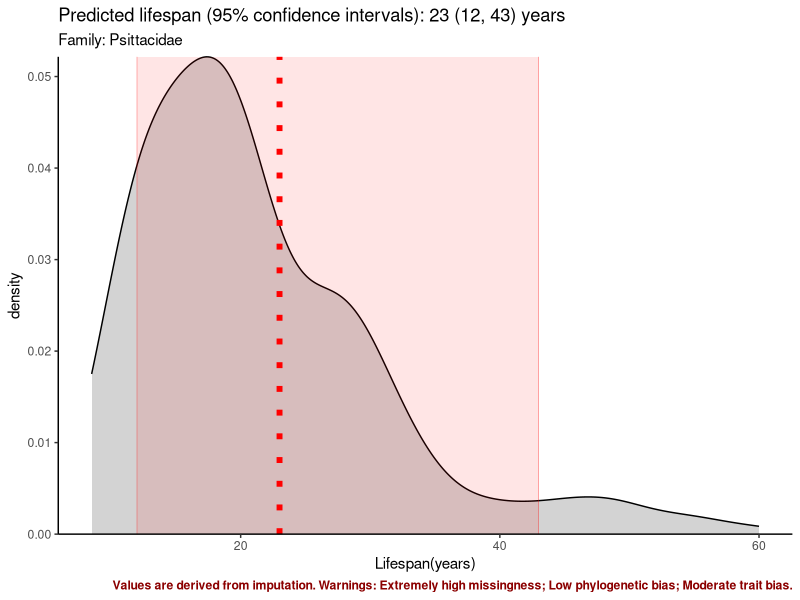
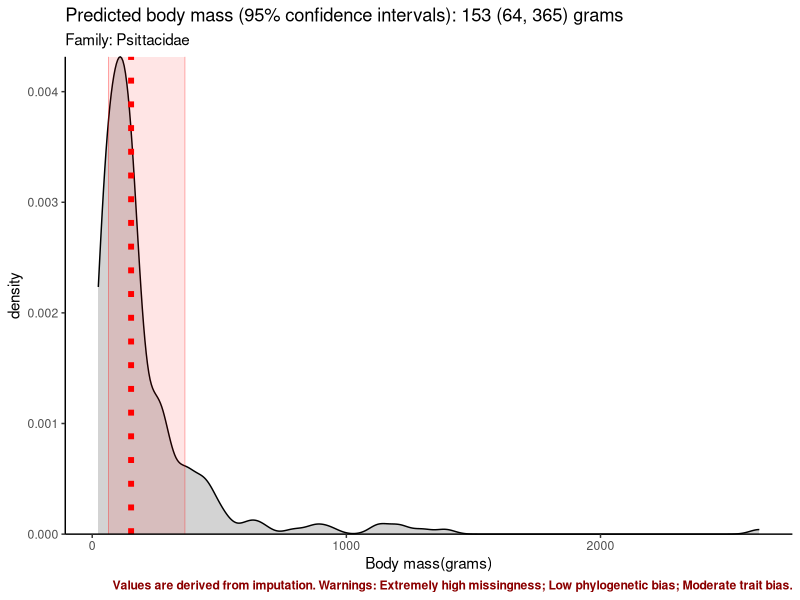

Write R code to recreate these figures, in order.
#Load packages
library(dplyr)
library(ggplot2)

ImputedValues = read.csv("ImputedData.csv")
ImputationReport = read.csv("ImputationReport.csv")

#Assign X
X = ImputedValues$Species[151]
  TempData = ImputedValues[ImputedValues$Species == X,]
  FamilyGroup = TempData$Family
  
  #Lifespan first
  if(grepl("Imputed",TempData$LifespanStatus)){
    MeanLine = round(10^TempData$Lifespan_Years)
    LowerCI = round(10^TempData$LowerCI_Lifespan_Years)
    UpperCI = round(10^TempData$UpperCI_Lifespan_Years)
    ggplot(ImputedValues[ImputedValues$Family == FamilyGroup,]) +
      geom_density(aes(x = 10^(Lifespan_Years)), fill = "light grey") +
      geom_vline(xintercept = MeanLine, colour = "red", linetype = "dotted", size = 2) +
      geom_vline(xintercept = LowerCI, colour = "red", size = 0.1) +
      geom_vline(xintercept = UpperCI, colour = "red", size = 0.1) +
      annotate("rect", xmin = LowerCI, xmax = UpperCI, ymin = 0, ymax = Inf, fill = "red", alpha = 0.1) +
      scale_y_continuous(expand = c(0, 0)) +
      labs(x = "Lifespan(years)", 
           title = paste("Predicted lifespan (95% confidence intervals): ", MeanLine, " (", LowerCI, ", ", UpperCI,") years", sep = ""),
           subtitle = paste("Family: ", FamilyGroup, sep = ""),
           caption = paste("Values are derived from imputation. Warnings: ", ImputationReport$MissingWarning[1], "; ", ImputationReport$PhyloBias, "; ", ImputationReport$TraiBias, ".", sep = "")) +
      theme_classic() +
      theme(plot.caption=element_text(face="bold", color="dark red"))
  } else {
    MeanLine = round(10^TempData$Lifespan_Years)
    ggplot(ImputedValues[ImputedValues$Family == FamilyGroup,]) +
      geom_density(aes(x = 10^(Lifespan_Years)), fill = "light grey") +
      geom_vline(xintercept = MeanLine, colour = "red", linetype = "dotted", size = 2) +
      scale_y_continuous(expand = c(0, 0)) +
      labs(x = "Lifespan(years)", 
           title = paste("Lifespan:", MeanLine, "years"),
           subtitle = paste("Family: ", FamilyGroup, sep = "")) +
      theme_classic()
  }
  #Print plot

  
  #Lifespan first
  if(grepl("Imputed",TempData$BodymassStatus)){
    MeanLine = round(10^TempData$Bodymass_g)
    LowerCI = round(10^TempData$LowerCI_Bodymass_g)
    UpperCI = round(10^TempData$UpperCI_Bodymass_g)
    ggplot(ImputedValues[ImputedValues$Family == FamilyGroup,]) +
      geom_density(aes(x = 10^(Bodymass_g)), fill = "light grey") +
      geom_vline(xintercept = MeanLine, colour = "red", linetype = "dotted", size = 2) +
      geom_vline(xintercept = LowerCI, colour = "red", size = 0.1) +
      geom_vline(xintercept = UpperCI, colour = "red", size = 0.1) +
      annotate("rect", xmin = LowerCI, xmax = UpperCI, ymin = 0, ymax = Inf, fill = "red", alpha = 0.1) +
      scale_y_continuous(expand = c(0, 0)) +
      labs(x = "Body mass(grams)", 
           title = paste("Predicted body mass (95% confidence intervals): ", MeanLine, " (", LowerCI, ", ", UpperCI,") grams", sep = ""),
           subtitle = paste("Family: ", FamilyGroup, sep = ""),
           caption = paste("Values are derived from imputation. Warnings: ", ImputationReport$MissingWarning[1], "; ", ImputationReport$PhyloBias, "; ", ImputationReport$TraiBias, ".", sep = "")) +
      theme_classic() +
      theme(plot.caption=element_text(face="bold", color="dark red"))
  } else {
    MeanLine = round(10^TempData$Bodymass_g)
    ggplot(ImputedValues[ImputedValues$Family == FamilyGroup,]) +
      geom_density(aes(x = 10^(Bodymass_g)), fill = "light grey") +
      geom_vline(xintercept = MeanLine, colour = "red", linetype = "dotted", size = 2) +
      scale_y_continuous(expand = c(0, 0)) +
      labs(x = "Body mass(grams)", 
           title = paste("Body mass:", MeanLine, "grams"),
           subtitle = paste("Family: ", FamilyGroup, sep = "")) +
      theme_classic()
  }
  #Print plot




